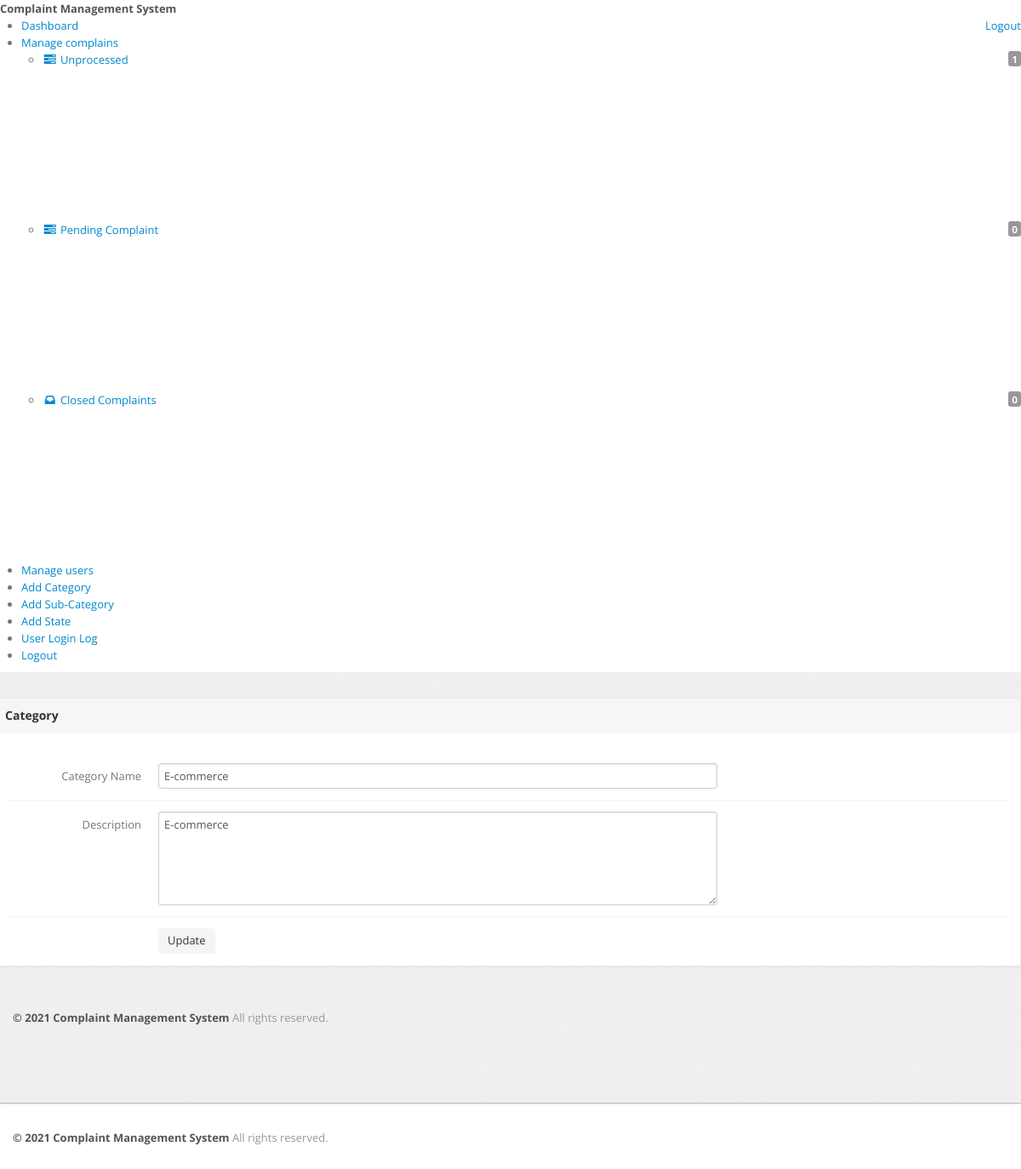
Page /admin/edit-category.php?id=1 (signed in) on the earlier database version.
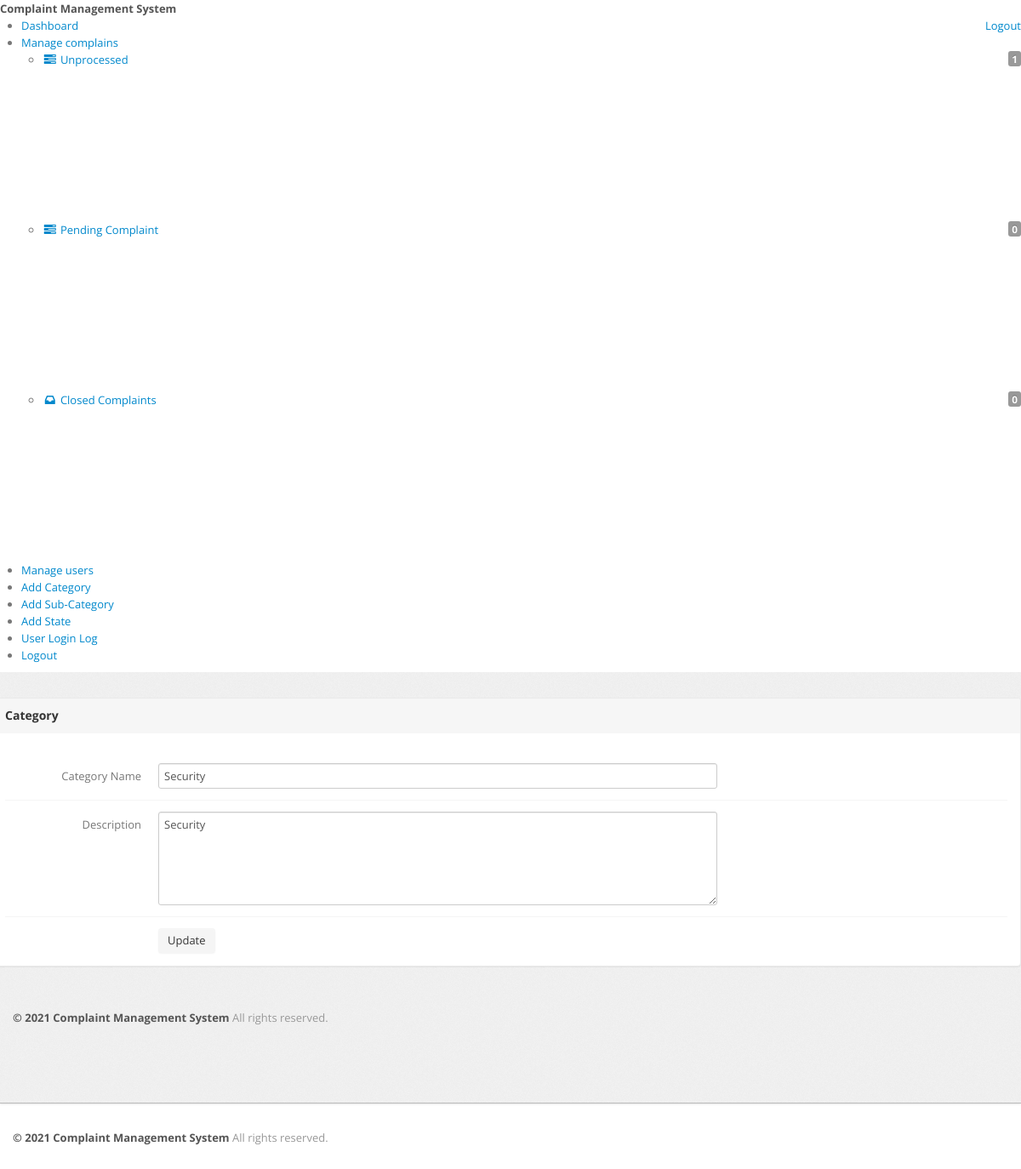
Same page on the later database version.
### tables this page shows
CREATE TABLE `category` (
  `id` int(11) NOT NULL,
  `categoryName` varchar(255) DEFAULT NULL,
  `categoryDescription` longtext DEFAULT NULL,
  `creationDate` timestamp NULL DEFAULT current_timestamp(),
  `updationDate` timestamp NULL DEFAULT NULL ON UPDATE current_timestamp()
);

### admin/edit-category.php (the view, shortened to what this page needs)
<?php
include('include/config.php');
if(strlen($_SESSION['alogin'])==0)
	{
header('location:index.php');
}
else{
?>
<!DOCTYPE html>
<html lang="en">
<head>
	<link type="text/css" href="bootstrap/css/bootstrap.min.css" rel="stylesheet">
	<link type="text/css" href="bootstrap/css/bootstrap-responsive.min.css" rel="stylesheet">
	<link type="text/css" href="css/theme.css" rel="stylesheet">
	<link type="text/css" href="images/icons/css/font-awesome.css" rel="stylesheet">
</head>
<body>
<section id="container" >
<?php include('include/header.php');?>
<?php include('include/admin_sidebar.php');?>
	<section id="main-content">
          <section class="wrapper">
			<div class="row">
			<div class="col-lg-9 main-chart">
					<div class="content" style="margin-left: 20px;">
						<div class="module">
							<div class="module-head">
								<h3>Category</h3>
							</div>
							<div class="module-body">
									<br />
			<form class="form-horizontal row-fluid" name="Category" method="post" >
<?php
$id=intval($_GET['id']);
$query=mysqli_query($con,"select * from category where id='$id'");
while($row=mysqli_fetch_array($query))
{
?>
<div class="control-group">
<label class="control-label" for="basicinput">Category Name</label>
<div class="controls">
<input type="text" placeholder="Enter category Name"  name="category" value="<?php echo  htmlentities($row['categoryName']);?>" class="span8 tip" required>
</div>
</div>
<div class="control-group">
											<label class="control-label" for="basicinput">Description</label>
											<div class="controls">
												<textarea class="span8" name="description" rows="5"><?php echo  htmlentities($row['categoryDescription']);?></textarea>
											</div>
										</div>
									<?php } ?>
	<div class="control-group">
											<div class="controls">
												<button type="submit" name="submit" class="btn">Update</button>
											</div>
										</div>
									</form>
							</div>
						</div>
					</div>
				</div>
			</div>
			<?php include('include/footer.php');?>
<?php include('include/footer.php');?>
</body>
<?php } ?>

Differences in the rows shown:
changed category: category "E-commerce" → "Security"; description "E-commerce" → "Security"
